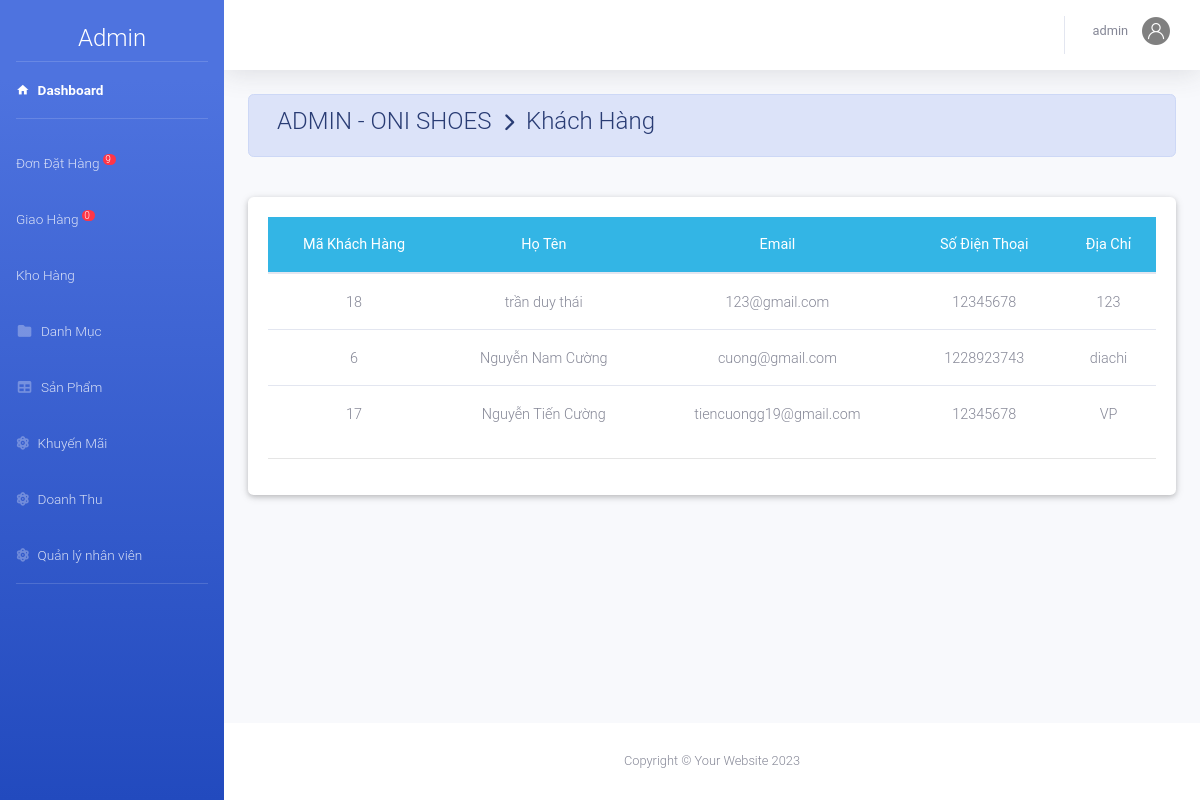
The app's page /Faship/admin/index.php?action=kh (signed in) with its own data.
### tables this page shows
CREATE TABLE `khachhang` (
  `MaKH` int(11) NOT NULL,
  `TenKH` varchar(50) NOT NULL,
  `Email` varchar(50) NOT NULL,
  `SDT` bigint(12) NOT NULL,
  `DiaChi` text NOT NULL,
  `MatKhau` varchar(50) NOT NULL
);

### Faship/admin/khachhang/thongtin.php (the view, shortened to what this page needs)
<?php
include_once('../model/database.php');
	$sql="SELECT *from khachhang ";
	$rs=mysqli_query($conn,$sql);
?>
<div class="container-fluid">
	<div class=" alert alert-primary">
	  <h4 class="page-title">
	     ADMIN - ONI SHOES &#160;<i class="fas fa-chevron-right" style="font-size: 18px"></i>&#160; Khách Hàng</h4>
	</div><br>
	<div class="card">
		<div class="card-body">
			<table class="table table-hover m-auto text-center" style="font-size: 13px;">
				<thead class="badge-info">
					<tr>
						<th>Mã Khách Hàng</th>
						<th>Họ Tên</th>
						<th>Email</th>
						<th>Số Điện Thoại</th>
						<th>Địa Chỉ</th>
					</tr>
				</thead>
				<tbody>
			 <?php $so=0;
				 while ($row=mysqli_fetch_array($rs)) { ?>
					<tr>
						<td><?php echo $row['MaKH']; ?></td>
						<td><?php echo $row['TenKH']; ?></td>
						<td><?php echo $row['Email']; ?></td>
						<td><?php echo $row['SDT']; ?></td>
						<td><?php echo $row['DiaChi']; ?></td>
					</tr>
			 <?php	} ?>
				</tbody>
			</table><hr>
		</div>
	</div>
</div>

### records on screen
khachhang: MaKH "18", TenKH "trần duy thái", Email "123@gmail.com", SDT "12345678", DiaChi "123"
khachhang: MaKH "6", TenKH "Nguyễn Nam Cường", Email "cuong@gmail.com", SDT "1228923743", DiaChi "diachi"
khachhang: MaKH "17", TenKH "Nguyễn Tiến Cường", Email "tiencuongg19@gmail.com", SDT "12345678", DiaChi "VP"

### other values on screen
$dem "9"
$dem "0"
$nv['TenNV'] "admin"
